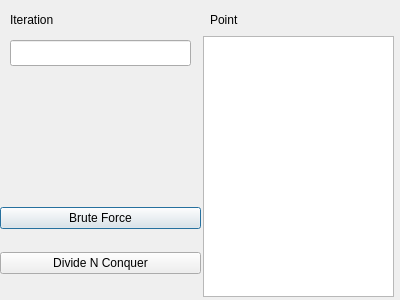
<?xml version="1.0" encoding="UTF-8"?>
<ui version="4.0">
 <class>Controller</class>
 <widget class="QDialog" name="Controller">
  <property name="geometry">
   <rect>
    <x>0</x>
    <y>0</y>
    <width>400</width>
    <height>300</height>
   </rect>
  </property>
  <property name="windowTitle">
   <string>Dialog</string>
  </property>
  <widget class="QWidget" name="verticalLayoutWidget">
   <property name="geometry">
    <rect>
     <x>0</x>
     <y>190</y>
     <width>201</width>
     <height>101</height>
    </rect>
   </property>
   <layout class="QVBoxLayout" name="verticalLayout">
    <item>
     <widget class="QPushButton" name="pushButton">
      <property name="text">
       <string>Brute Force</string>
      </property>
     </widget>
    </item>
    <item>
     <widget class="QPushButton" name="pushButton_4">
      <property name="text">
       <string>Divide N Conquer</string>
      </property>
     </widget>
    </item>
   </layout>
  </widget>
  <widget class="QTextEdit" name="textEdit">
   <property name="geometry">
    <rect>
     <x>203</x>
     <y>36</y>
     <width>191</width>
     <height>261</height>
    </rect>
   </property>
  </widget>
  <widget class="QLineEdit" name="lineEdit">
   <property name="geometry">
    <rect>
     <x>10</x>
     <y>40</y>
     <width>181</width>
     <height>26</height>
    </rect>
   </property>
  </widget>
  <widget class="QLabel" name="label">
   <property name="geometry">
    <rect>
     <x>10</x>
     <y>10</y>
     <width>63</width>
     <height>20</height>
    </rect>
   </property>
   <property name="text">
    <string>Iteration</string>
   </property>
  </widget>
  <widget class="QLabel" name="label_2">
   <property name="geometry">
    <rect>
     <x>210</x>
     <y>10</y>
     <width>63</width>
     <height>20</height>
    </rect>
   </property>
   <property name="text">
    <string>Point</string>
   </property>
  </widget>
 </widget>
 <resources/>
 <connections/>
</ui>
